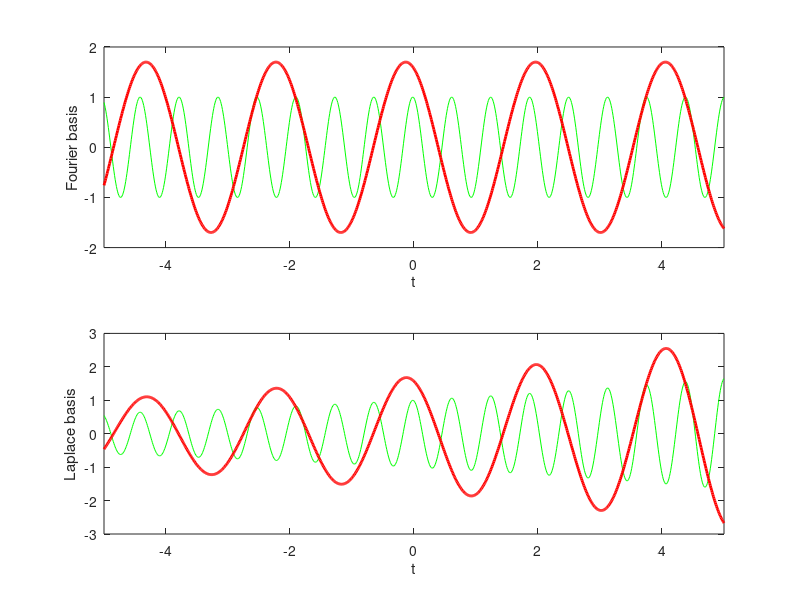

Here is the MATLAB script that generated this plot: (Note: this script raises an error after producing the figure.)
tv = -5:0.01:5;
sig1 = 0.1;  w1 = 10;  a1 = 1;  ph1 = 0.2;
xvf1 = a1*cos(w1*tv+ph1);
xvl1 = a1*exp(sig1*tv).*cos(w1*tv+ph1);
sig2 = 0.1;  w2 = 3;  a2 = 1.7;  ph2 = 0.4;
xvf2 = a2*cos(w2*tv+ph2);
xvl2 = a2*exp(sig1*tv).*cos(w2*tv+ph2);

fh = figure;
subplot(2,1,1);
plot(tv,xvf1,'g-',tv,xvf2,'r-','LineWidth',2);  axis([-5 5 -2 2]);
xlabel('t');  ylabel('Fourier basis');
subplot(2,1,2);
plot(tv,xvl1,'g-',tv,xvl2,'r-','LineWidth',2);  axis([-5 5 -3 3]);
xlabel('t');  ylabel('Laplace basis');
exportfig(gcf,'laplacerecbasis.eps','width',12,'height',7.5,'fontmode','fixed','Color','cmyk','fontsize',8);

